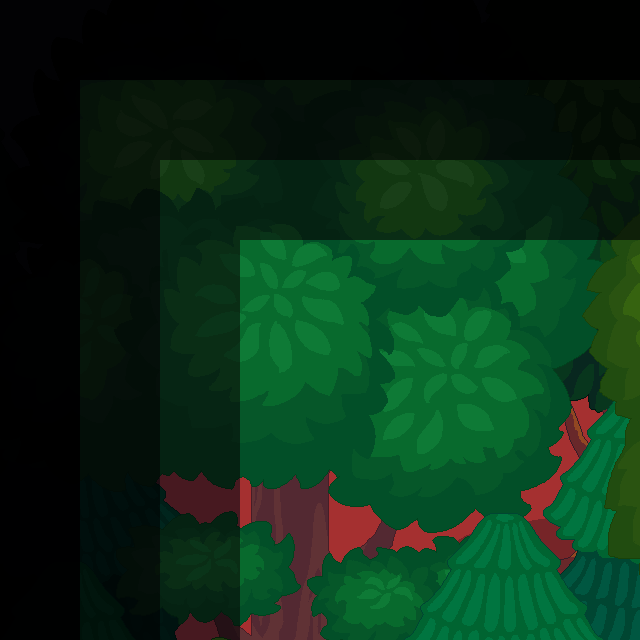

A level layout from a 2D game, rendered from its tile map. Below: a short description, then the map file with tile-grid data replaced by summaries:
An orthogonal 40x40 tile map with 16x16 px tiles, 3 tile layers (ground, wall, tree), 3 tilesets.

<map version="1.10" tiledversion="1.10.2" orientation="orthogonal" renderorder="right-down" width="40" height="40" tilewidth="16" tileheight="16" infinite="0" nextlayerid="4" nextobjectid="1">
 <tileset firstgid="1" source="grasslv2.tsx" />
 <tileset firstgid="17" source="lv2_trees.tsx" />
 <tileset firstgid="53" source="wall.tsx" />
 <layer id="1" name="ground" width="40" height="40">
  <properties>
   <property name="unity:SortingLayer" value="Ground" />
   <property name="unity:layer" value="Ground" />
  </properties>
  <data>[1600 cells, 1600 non-empty, 16 distinct tile ids]</data>
 </layer>
 <layer id="2" name="wall" width="40" height="40">
  <properties>
   <property name="unity:ignore" value="Visual" />
   <property name="unity:layer" value="Obstacles" />
  </properties>
  <data>[1600 cells, 1600 non-empty, 1 distinct tile ids]</data>
 </layer>
 <layer id="3" name="tree" width="40" height="40">
  <properties>
   <property name="unity:SortingLayer" value="Foreground" />
   <property name="unity:layer" value="Obstacles" />
  </properties>
  <data>[1600 cells, 1 non-empty, 1 distinct tile ids]</data>
 </layer>
</map>
